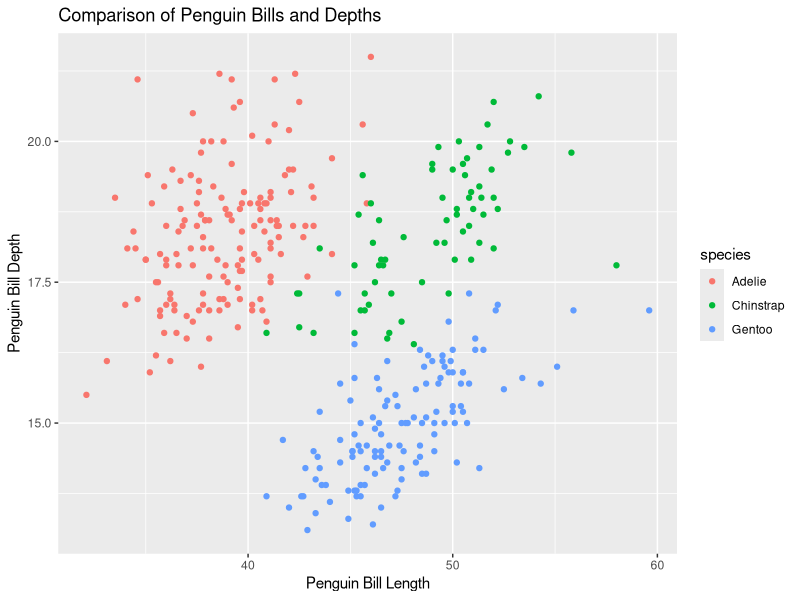
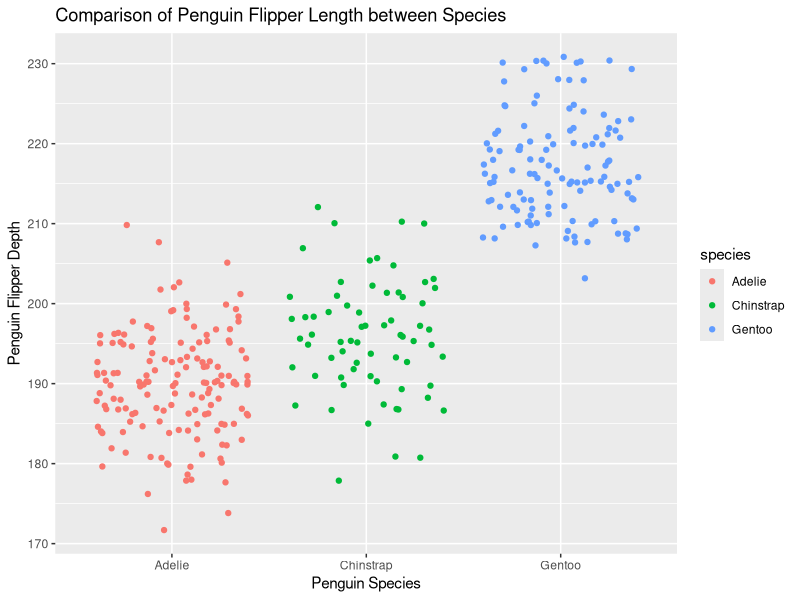
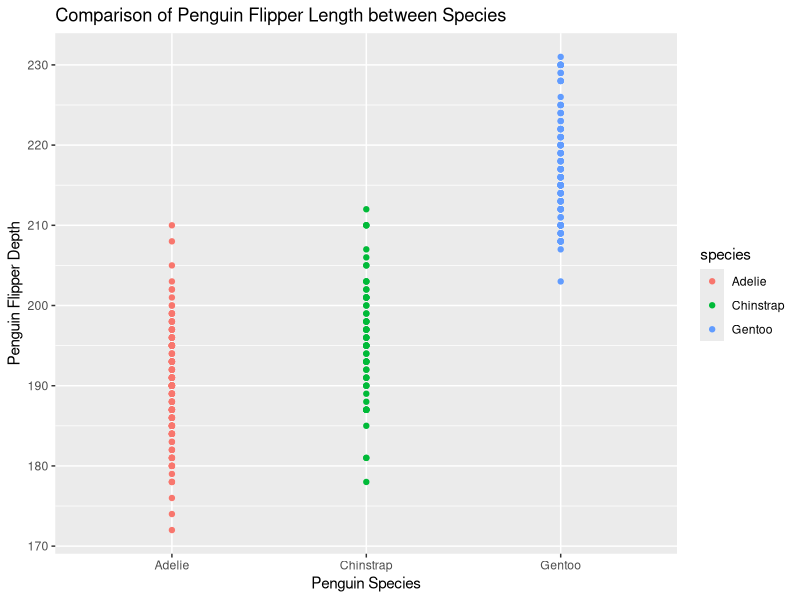

Reproduce these figures in R, in order.
## ---- chunk 1
knitr::opts_chunk$set(echo = TRUE)
## ---- chunk 2
library(tidyverse)
library(palmerpenguins)
## ---- chunk 3
func <- expression(x^2)

funcc <- D(func, "x")

x <- 3
eval(funcc)
## ---- chunk 4
func <- expression(2 * (3*a + 2)^4 - 5)

funcc <- D(func, "a")

a <- 1.2
eval(funcc)
## ---- chunk 5
func <- expression(-4*t / (t^2 + 1)^3)

funcc <- D(func, "t")

t <- 0
eval(funcc)
## ---- chunk 6
ggplot (data = penguins, aes(x = bill_length_mm, y = bill_depth_mm)) +
          geom_point (aes(color = species)) +
          labs(x = "Penguin Bill Length",
               y = "Penguin Bill Depth",
               title = "Comparison of Penguin Bills and Depths")
## ---- chunk 7
ggplot (data = penguins, aes(x = species, y = flipper_length_mm)) +
          geom_jitter (aes(color = species)) +
          labs(x = "Penguin Species",
               y = "Penguin Flipper Depth",
               title = "Comparison of Penguin Flipper Length between Species")
## ---- chunk 8
ggplot (data = penguins, aes(x = species, y = flipper_length_mm)) +
          geom_point (aes(color = species)) +
          labs(x = "Penguin Species",
               y = "Penguin Flipper Depth",
               title = "Comparison of Penguin Flipper Length between Species")
